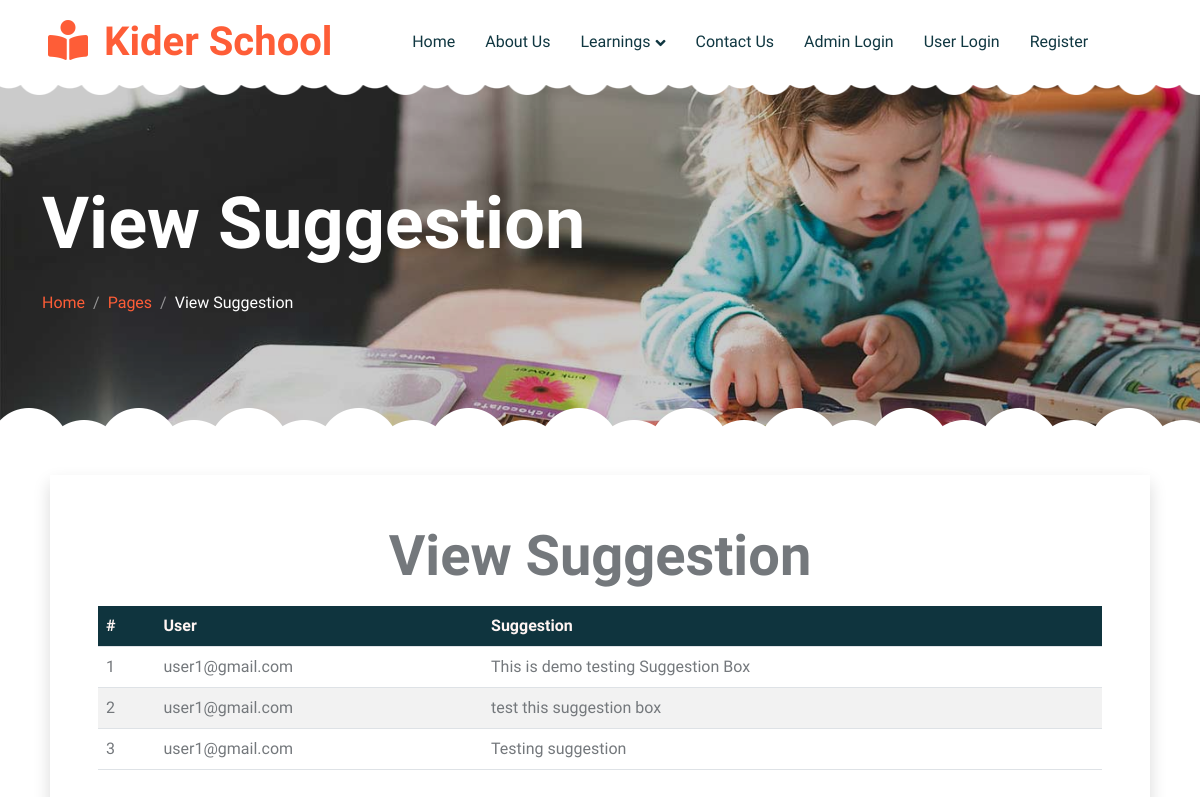
/view_suggestions.php, run on the app's committed database.
### tables this page shows
CREATE TABLE `suggestion` (
  `id` int(11) NOT NULL,
  `user` varchar(255) NOT NULL,
  `suggestion` longtext NOT NULL,
  `status` varchar(30) NOT NULL DEFAULT 'Active',
  `created_at` timestamp NOT NULL DEFAULT current_timestamp() ON UPDATE current_timestamp()
);

### view_suggestions.php (the view, shortened to what this page needs)
<?php
include("header.php");
?>
<div class="container-xxl py-5 page-header position-relative mb-5">
    <div class="container py-5">
        <h1 class="display-2 text-white animated slideInDown mb-4">View Suggestion</h1>
        <nav aria-label="breadcrumb animated slideInDown">
            <ol class="breadcrumb">
                <li class="breadcrumb-item"><a href="#">Home</a></li>
                <li class="breadcrumb-item"><a href="#">Pages</a></li>
                <li class="breadcrumb-item text-white active" aria-current="page">View Suggestion</li>
            </ol>
        </nav>
    </div>
</div>
<div class="container-fluid">
    <div class="row">
        <div class="col-md-11 mx-auto shadow p-5">
            <p class="display-4 text-center">View Suggestion</p>
            <table class="table table-striped">
                <tr class="bg-dark text-light">
                    <th>#</th>
                    <th>User</th>
                    <th>Suggestion</th>
                </tr>
                <?php
                    $sno=1;
                    include("config.php");
                    $q="SELECT `suggestion`.* FROM `suggestion`";
                    $res = mysqli_query($conn,$q);
                    while($data = mysqli_fetch_array($res)){
                ?>
                    <tr>
                        <td><?php echo $sno; ?></td>
                        <td><?php echo $data['user']; ?></td>
                        <td><?php echo $data['suggestion']; ?></td>
                    </tr>
                <?php
                    $sno++;
                    }
                ?>
            </table>
        </div>
    </div>
</div>

### css/style.css (style rules this page uses)
:root { --primary: #FE5D37; --light: #FFF5F3; --dark: #103741; }
h1, h2, h3, h4, .h1, .h2, .h3, .h4, .display-1, .display-2, .display-3, .display-4, .display-5, .display-6 { font-family: 'Lobster Two', cursive; font-weight: 700; }
.header-carousel::before, .header-carousel::after, .page-header::before, .page-header::after { position: absolute; content: ""; width: 100%; height: 10px; top: 0; left: 0; background: url(../img/bg-header-top.png) center center repeat-x; z-index: 1; }
.header-carousel::after, .page-header::after { height: 19px; top: auto; bottom: 0; background: url(../img/bg-header-bottom.png) center center repeat-x; }
.page-header { background: linear-gradient(rgba(0, 0, 0, .2), rgba(0, 0, 0, .2)), url(../img/carousel-1.jpg) center center no-repeat; background-size: cover; }
.breadcrumb-item + .breadcrumb-item::before { color: rgba(255, 255, 255, .5); }

### data on the page
suggestion: user "user1@gmail.com", suggestion "This is demo testing Suggestion Box"
suggestion: user "user1@gmail.com", suggestion "test this suggestion box"
suggestion: user "user1@gmail.com", suggestion "Testing suggestion"
